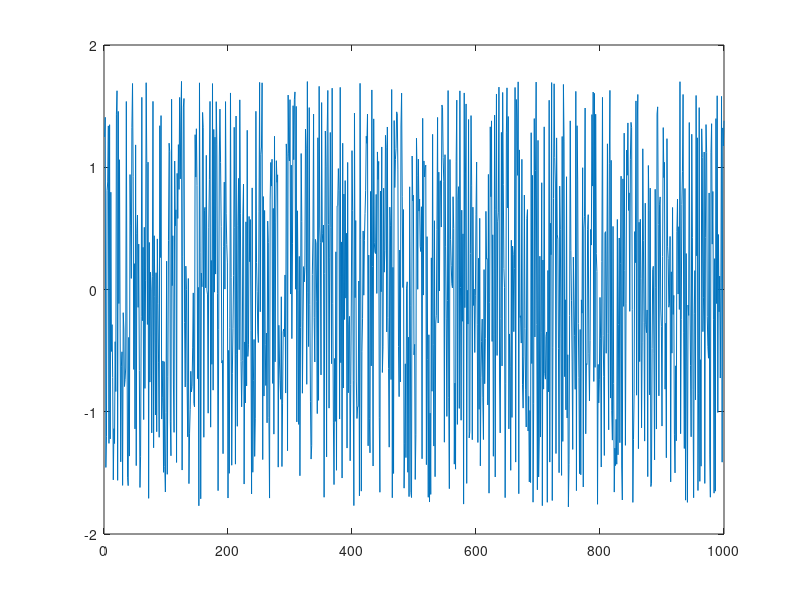
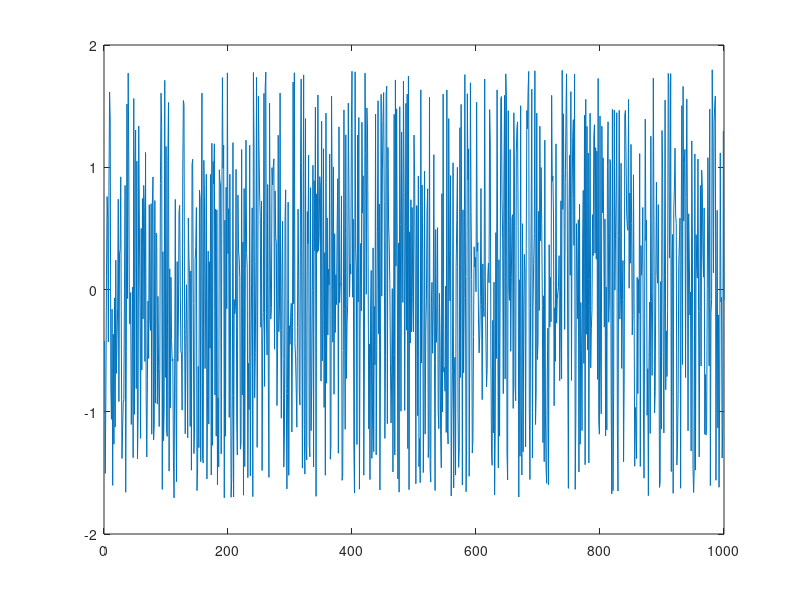
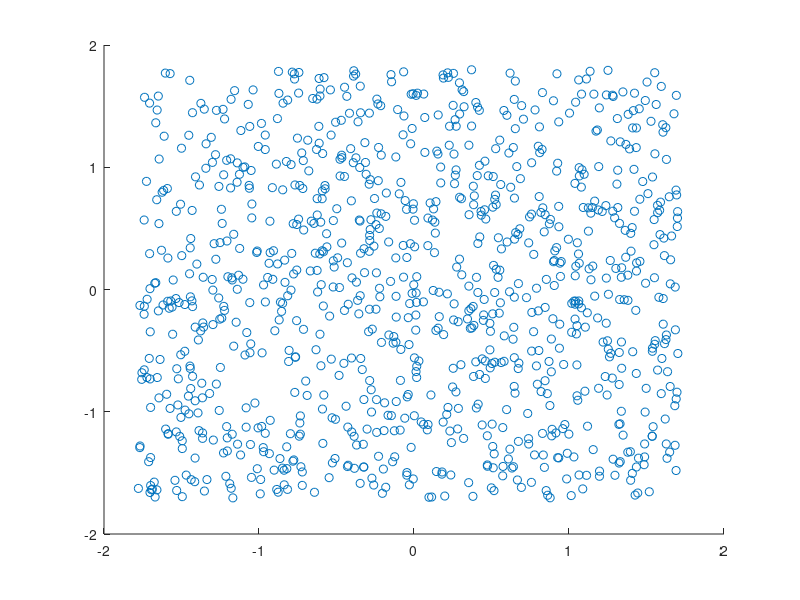
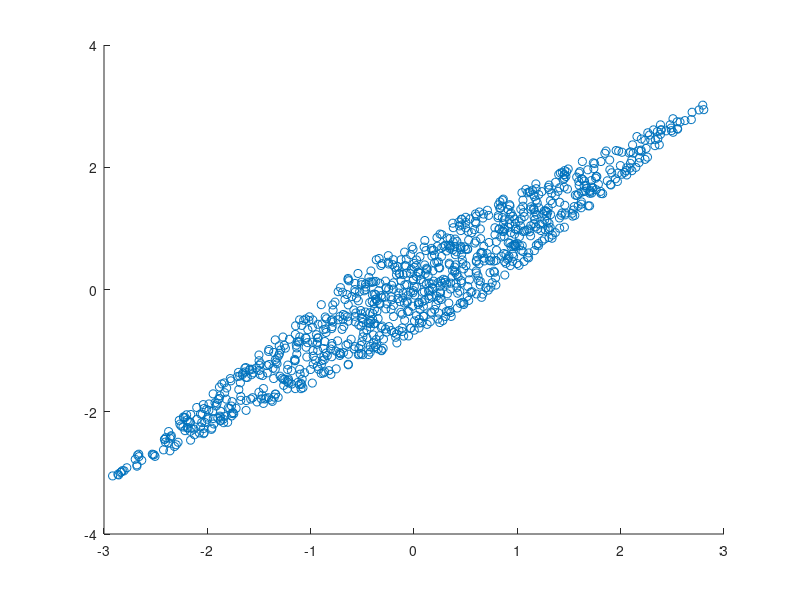

These charts were generated, in order, by the following MATLAB code: (Note: this script raises an error after producing the figures.)
%%%%%%%%%%%%%%%%%%%%%%%%%%%%%%%%%%%%%%%%%%%%%%%%%%%%%%%
%% Source separation
%%%%%%%%%%%%%%%%%%%%%%%%%%%%%%%%%%%%%%%%%%%%%%%%%%%%%%%


%% I. Generation of an artificial mix of two artificial sources

%% Question 1
% 'Generate two random signals'

% use of the generator kernel random 'seed'
rand('seed', 1);

sig1 = rand(1,1000);
sig2 = rand(1,1000);


%% Question 2
% 'Process the signals to center and reduce the random signals (unitarian power)' 

sig1_c = (sig1 - mean(sig1)) ;
sig1_cr = sig1_c / sqrt(mean(sig1_c .* sig1_c ));
sig2_c = (sig2 - mean(sig2)) ;
sig2_cr = sig2_c / sqrt(mean(sig2_c .* sig2_c ));

x = 1:1000;
figure(1)
plot(x,sig1_cr) 
figure(2)
plot(x,sig2_cr) 


%% Question 3
% 'Display the correlation coefficient between the two sources and
% interprate'

corr_s = corrcoef(sig1_cr,sig2_cr);
% the correlation coefficient is the value out of the diagonal matrix
% corr_s.
% The coefficient is very low (0.0115) : it means that the two random
% signals are not correlated

% reminder: corr = (esp_12-esp_1*esp_2)/standev1/standev2;


%% Question 4
% 'Analyse s1 and s2 independance according to the bidimensional cloud of
% points of the signals'

figure(3)
title('bidimensional cloud of points')
xlabel('s1(t)')
ylabel('s2(t)')
scatter(sig1_cr, sig2_cr)

% The plot shows that s2 (respectively s1) is free to be defined if s1
% (respectively s2) has already been set.
% Signals are thus independant (so, not correlated)


%% Question 5
% 'Mix the signals with the matrix A=[1, 0.7; 0.8, 1] to get the observation vector X=[x1(t); x2(t)] 

A = [1, 0.7; 0.8, 1];
S = [sig1_cr; sig2_cr];
X = A * S;


%% Question 6
% 'Analyse x1 and x2 independance according to the bidimensional cloud of
% points of the signals'

corr_x = corrcoef(X(1,:) , X(2,:));
% The coefficient is very high (0.9605) : it means that the two random
% signals are correlated

figure(4)
scatter(X(1,:), X(2,:));

% The plot shows that x2 (respectively x1) is not free to be defined if x1
% (respectively x2) has already been set (if x1 is set to 0.5, x2 can only
% belong to the interval [0.4,1.1]. This restriction is a testimony of
% non-independance
% Signals are thus not independant


%% II. Bleaching

%% Question 1
% 'Compute the bleaching matrix in using the covariance matrix of X

C = cov(X');
[V,D] = eig(C);

% M = D^(-1/2)*V'
SQ_D = [1/sqrt(D(1,1)), 0; 0, 1/sqrt(D(2,2))];
M = SQ_D*V'; % because V is already an orthogonal matrix
Z = M*X;


%% Question 2
% 'Analyse z1 and z2 independance and correlation according to the bidimensional cloud of
% points of the signals'

corr_z = corrcoef(Z(1,:), Z(2,:));
% The coefficient is near 0 (10^-15) : it means that the two random
% signals are not correlated

figure(5)
scatter(Z(1,:), Z(2,:));
% The plot shows that z2 (respectively z1) is not free to be defined if z1
% (respectively z2) has already been set (if s1 is set to 0.5, z2 can only
% belong to the interval [-1.8,1.9]. This restriction is a testimony of
% non-independance
% Signals are thus not independant


%% III. Sources estimation

%% Question 1
% 'Reminds the rule in order to update w in the fulcrum algorithm'

% There are two steps in this algorithm: 
% 1) update of w: w = E{z(w'z)^3}-3w.||w||^2
% 2) normalization of w: w = w/||w||
% If w is not normalized at each step, it can impeach the algorithm to
% converge; it is compulsory to compare "same-normed objects" to judge the convergence 


%% Question 2
% 'write an iterative algorithm which optimisez w with the updating pattern
% of the question 1'

rand('seed', 2);
z1 = Z(1,:);
z2 = Z(2,:);
p=1;
n = 50;

% criteria of convergence
epsilon = 0.000001;

stock_w1 = zeros(2,n);
stock_y1 = zeros(n,1000);
stock_kurt_y1 = zeros(1,n);

w1_init = randn(2,1);

% initialization of the two first w before launching the while structure
w1 = w1_init;
w1_next = mean(Z.*(w1'*Z).^3,2) - 3*w1;
w1_next = w1_next/sqrt(w1_next'*w1_next);
y1 = w1'*Z;
y1_next = w1_next'*Z;
kurt_y1 = kurtosis(y1);
kurt_y1_next = kurtosis(y1_next);

% initialization of the the stocking matrices
stock_w1(:,1:2) = [w1, w1_next];
stock_y1(1:2,:) = [y1; y1_next];
stock_kurt_y1(1,1:2) = [kurt_y1, kurt_y1_next];

while abs(stock_kurt_y1(p+1) - stock_kurt_y1(p)) > epsilon

    p = p+1;
    w1 = stock_w1(:,p);
    w1_next = mean(Z.*(w1'*Z).^3,2) - 3*w1;
    w1_next = w1_next/sqrt(w1_next'*w1_next);
    y1_next = w1_next'*Z;
    kurt_y1_next = kurtosis(y1_next);
    
    stock_w1(:,p+1) = w1_next;
    stock_y1(p+1,:) = y1_next;
    stock_kurt_y1(p+1) = kurt_y1_next;
    
end

p=p+1;

%% Question 3
% 'Plot w1 components and kurt_y1'

figure(6)
plot(1:n,stock_w1(1,:),1:n,stock_w1(2,:))

figure(7)
plot(1:n,stock_kurt_y1)

% The convergence is considered as correct for epsilon = 10^-6 from 8
% iterations (all the variables are 0 afterwards)


%% Question 4
% 'Plot and compare y1 with s1 and s2'

y1 = stock_y1(p,:);

% Because of the indeterminations of permutations and signs, we plot here 4
% variables to emphasize the corresponding sources and estimations
figure(8)
plot(1:1000,y1-sig1_cr)
figure(9);
plot(1:1000,y1-sig2_cr)

figure(10);
plot(1:1000,y1+sig1_cr)
figure(11);
plot(1:1000,y1+sig2_cr)

% The plots are difficult to interpret but the extrema of y1+s2
% is substantially lower than those of s1 and s2. It means that y1
% is a pretty good estimator for -s2


%% Question 5
% 'Why w1 and w2 are orthonormal?'

% y1 and y2 are supposed to be independant; it means that E((y1;y2).(y1;y2)') is
% supposed to be equalled to Identity (or at least diagonal).
% thus, E(y1.y2) = 0. So, y1 and y2 are orthogonal.
% Also, z!=0. So if y1 and y2 are orthogonal, w1 and w2 are so too.
% And it is obvious that norms of w1 and w2 are 1 by the building rule of
% the algorithm.
% Finally, w1 and w2 are orthonormal.


%% Question 6
% 'Show that w1 and w2 are orthonormal'

% We have easily w1'*w2 = 0 and w1'*w1 = w2'*w2 = 1.


%% Question 7
% 'Infer y2 and compare y2 with s1 and s2'

alpha = atan(-stock_w1(1,p)/stock_w1(2,p));
w2 = [cos(alpha); sin(alpha)];
y2 = w2'*Z;

figure(12)
plot(1:1000,y2-sig1_cr)
figure(13);
plot(1:1000,y2-sig2_cr)

figure(14);
plot(1:1000,y2+sig1_cr)
figure(15);
plot(1:1000,y2+sig2_cr)

% y2 is very similar with -sig1_cr. It means that the separation seems
% accurate.
% Finally: y1 stands for estimator of -s2 and y2 for estimator of -s1


%% Question 8
% 'Analyse y1 and y2 independance and correlation according to the bidimensional cloud of
% points of the signals'

corr_y = corrcoef(y1,y2);
figure(10)
scatter(y1,y2);
% The signals y1 and y2 are effectively independant. It is what we wished.


%% IV. Measures of performance of the algorithms

%% Question 1
% 'Reminds scale factors and permutation indeterminations'

% Scale factors and permutation indeterminations are mainly dependent on constraints
% imposed to signal sources, the mixing nature and the algorithm
% implemented
% To fix scalefactors, standart solutions are :
% _ to adjust signal magnitudes in order to have output signals with a
% power of 1.
% _ to restore output magnitudes same as sources magnitudes
% Finally, only indeterminations of permutations and signs remains. 
% In the case of two sources, this constraint is not too difficult to
% manage.


%% Question 2
% 'Compute the RSI criteria to analyze the success of the algorithm'  

figure(11)
scatter(y1 ,-sig2_cr);

figure(12)
scatter(y2 , -sig1_cr);

rsi = 5*log10(mean(sig1_cr.^2,2)/mean((sig1_cr+y2).^2,2)) + 5*log10(mean(sig2_cr.^2,2)/mean((sig2_cr+y1).^2,2));

% RSI = 39.71


%% V. Test avec d'autres signaux

%% Question 1: 
% 'Sounds separation'

son1 = double(audioread('audio_mix1.wav'))';
son2 = double(audioread('audio_mix2.wav'))';

% Centered and reduced signals
son1_c = (son1-mean(son1));
son2_c = (son2-mean(son2));
son1_cr = son1_c / sqrt(mean(son1_c.^2));
son2_cr = son2_c / sqrt(mean(son2_c.^2));

X = [son1_cr; son2_cr];

% Bleaching
C = cov(X');
[V,D] = eig(C);
SQ_D = [1/sqrt(D(1,1)), 0; 0, 1/sqrt(D(2,2))];
M = SQ_D*V'; % because V is already an orthogonal matrix
Z = M*X;

% FastICA algorithm implementation
epsilon = 0.000001;
p=1;

stock_w1 = zeros(2,n);
stock_y1 = zeros(n,44100);
stock_kurt_y1 = zeros(1,n);

w1_init = randn(2,1);

w1 = w1_init;
w1_next = mean(Z.*(w1'*Z).^3,2) - 3*w1;
w1_next = w1_next/sqrt(w1_next'*w1_next);
y1 = w1'*Z;
y1_next = w1_next'*Z;
kurt_y1 = kurtosis(y1);
kurt_y1_next = kurtosis(y1_next);

stock_w1(:,1:2) = [w1, w1_next];
stock_y1(1:2,:) = [y1; y1_next];
stock_kurt_y1(1,1:2) = [kurt_y1, kurt_y1_next];

while abs(stock_kurt_y1(p+1) - stock_kurt_y1(p)) > epsilon

    p = p+1;
    w1 = stock_w1(:,p);
    w1_next = mean(Z.*(w1'*Z).^3,2) - 3*w1;
    w1_next = w1_next/sqrt(w1_next'*w1_next);
    y1_next = w1_next'*Z;
    kurt_y1_next = kurtosis(y1_next);
    
    stock_w1(:,p+1) = w1_next;
    stock_y1(p+1,:) = y1_next;
    stock_kurt_y1(p+1) = kurt_y1_next;
    
end

p=p+1;

% plots of the sounds 1 and 2
x = 1:44100;
figure(20)
plot(x,son1_cr) 
figure(21)
plot(x,son2_cr-son1_cr) 

figure(22)
scatter(Z(1,:), Z(2,:));

% w1 components and kurt_y1
figure(1)
plot(1:n,stock_w1(1,:),1:n,stock_w1(2,:))

figure(2)
plot(1:n,stock_kurt_y1)

% Because of the indeterminations of permutations and signs, we plot here 4
% variables to emphasize the corresponding sources and estimations 
y1 = stock_y1(p,:);

figure(3)
plot(1:44100,y1-son1_cr)
figure(4);
plot(1:44100,y1-son2_cr)

figure(5);
plot(1:44100,y1+son1_cr)
figure(6);
plot(1:44100,y1+son2_cr)

% same process for y2
alpha = atan(-stock_w1(1,p)/stock_w1(2,p));
w2 = [cos(alpha); sin(alpha)];
y2 = w2'*Z;

figure(7)
plot(1:44100,y2-son1_cr)
figure(13);
plot(1:44100,y2-son2_cr)

figure(8);
plot(1:44100,y2+son1_cr)
figure(9);
plot(1:44100,y2+son2_cr)

% cloud points and RSI computation
figure(9)
scatter(y1 ,son1_cr);

figure(10)
scatter(y2 , -son2_cr);

rsi = 5*log10(mean(son1_cr.^2,2)/mean((son1_cr-y1).^2,2)) + 5*log10(mean(son2_cr.^2,2)/mean((son2_cr+y2).^2,2));

% listen the solutions
sound(son1_cr)
pause(8)
sound(son2_cr)
pause(8)
sound(y1)
pause(8)
sound(y2)


%% Question 2: 
% 'Images separation'


im1 = double(imread('image_mix1.bmp'));
im2 = double(imread('image_mix2.bmp'));

im1_flat=reshape(im1,[1,1092*772]);
im2_flat=reshape(im2,[1,1092*772]);

%Centrage/Normalisation
im1_c = (im1_flat - mean(im1_flat)) ;
im1_cr = im1_c / sqrt(mean(im1_c.^2));
im2_c = (im2_flat - mean(im2_flat)) ;
im2_cr = im2_c / sqrt(mean(im2_c.^2));

X = [im1_cr; im2_cr];

% Bleaching
C = cov(X');
[V,D] = eig(C);
SQ_D = [1/sqrt(D(1,1)), 0; 0, 1/sqrt(D(2,2))];
M = SQ_D*V'; % because V is already an orthogonal matrix
Z = M*X;

epsilon = 0.000001;
p=1;

stock_w1 = zeros(2,n);
stock_y1 = zeros(n,843024);
stock_kurt_y1 = zeros(1,n);

w1_init = randn(2,1);

w1 = w1_init;
w1_next = mean(Z.*(w1'*Z).^3,2) - 3*w1;
w1_next = w1_next/sqrt(w1_next'*w1_next);
y1 = w1'*Z;
y1_next = w1_next'*Z;
kurt_y1 = kurtosis(y1);
kurt_y1_next = kurtosis(y1_next);

stock_w1(:,1:2) = [w1, w1_next];
stock_y1(1:2,:) = [y1; y1_next];
stock_kurt_y1(1,1:2) = [kurt_y1, kurt_y1_next];

while abs(stock_kurt_y1(p+1) - stock_kurt_y1(p)) > epsilon

    p = p+1;
    w1 = stock_w1(:,p);
    w1_next = mean(Z.*(w1'*Z).^3,2) - 3*w1;
    w1_next = w1_next/sqrt(w1_next'*w1_next);
    y1_next = w1_next'*Z;
    kurt_y1_next = kurtosis(y1_next);
    
    stock_w1(:,p+1) = w1_next;
    stock_y1(p+1,:) = y1_next;
    stock_kurt_y1(p+1) = kurt_y1_next;
    
end

p=p+1;

% plots of the sounds 1 and 2
x = 1:843024;
figure(20)
plot(x,im1_cr) 
figure(21)
plot(x,im2_cr-im1_cr) 

figure(22)
scatter(Z(1,:), Z(2,:));

% w1 components and kurt_y1
figure(1)
plot(1:n,stock_w1(1,:),1:n,stock_w1(2,:))

figure(2)
plot(1:n,stock_kurt_y1)

% Because of the indeterminations of permutations and signs, we plot here 4
% variables to emphasize the corresponding sources and estimations 
y1 = stock_y1(p,:);

figure(3)
plot(x,y1-im1_cr)
figure(4);
plot(x,y1-im2_cr) % good one to choose: y1 estimates im2_cr

figure(5);
plot(x,y1+im1_cr)
figure(6);
plot(x,y1+im2_cr)

% same process for y2
alpha = atan(-stock_w1(1,p)/stock_w1(2,p));
w2 = [cos(alpha); sin(alpha)];
y2 = w2'*Z;

figure(7)
plot(x,y2-im1_cr)
figure(13);
plot(x,y2-im2_cr) 

figure(8);
plot(x,y2+im1_cr) %% good one: y2 estimates -im1_cr
figure(9);
plot(x,y2+im2_cr)

% cloud points and RSI computation
figure(9)
scatter(y1 ,im2_cr);

figure(10)
scatter(y2 , -im1_cr);

rsi = 5*log10(mean(son1_cr.^2,2)/mean((im2_cr-y1).^2,2)) + 5*log10(mean(son2_cr.^2,2)/mean((im1_cr+y2).^2,2));

% plot the mixed images
image1 = imread('image_mix1.bmp');
image2 = imread('image_mix2.bmp');
figure;
imshow(image1);
figure;
imshow(image2);

% plot the estimations of the original images
im1_fin=reshape(-y2,[1092,772]);
im2_fin=reshape(y1,[1092,772]);
figure(13)
imshow(im1_fin*255)
figure(14)
imshow(im2_fin*255)


%% Question 3: 
% 'Artificial gaussian sources separation'

rand('seed', 1);

sig1 = randn(1,1000);
sig2 = randn(1,1000);

sig1_c = (sig1 - mean(sig1)) ;
sig1_cr = sig1_c / sqrt(mean(sig1_c .* sig1_c ));
sig2_c = (sig2 - mean(sig2)) ;
sig2_cr = sig2_c / sqrt(mean(sig2_c .* sig2_c ));

A = [1, 0.7; 0.8, 1];
S = [sig1_cr; sig2_cr];
X = A * S;

C = cov(X');
[V,D] = eig(C);
SQ_D = [1/sqrt(D(1,1)), 0; 0, 1/sqrt(D(2,2))];
M = SQ_D*V'; % because V is already an orthogonal matrix
Z = M*X;

rand('seed', 2);
z1 = Z(1,:);
z2 = Z(2,:);
p=1;
n = 50;

% criteria of convergence
epsilon = 0.000001;

stock_w1 = zeros(2,n);
stock_y1 = zeros(n,1000);
stock_kurt_y1 = zeros(1,n);

w1_init = randn(2,1);

% initialization of the two first w before launching the while structure
w1 = w1_init;
w1_next = mean(Z.*(w1'*Z).^3,2) - 3*w1;
w1_next = w1_next/sqrt(w1_next'*w1_next);
y1 = w1'*Z;
y1_next = w1_next'*Z;
kurt_y1 = kurtosis(y1);
kurt_y1_next = kurtosis(y1_next);

% initialization of the the stocking matrices
stock_w1(:,1:2) = [w1, w1_next];
stock_y1(1:2,:) = [y1; y1_next];
stock_kurt_y1(1,1:2) = [kurt_y1, kurt_y1_next];

while abs(stock_kurt_y1(p+1) - stock_kurt_y1(p)) > epsilon

    p = p+1;
    w1 = stock_w1(:,p);
    w1_next = mean(Z.*(w1'*Z).^3,2) - 3*w1;
    w1_next = w1_next/sqrt(w1_next'*w1_next);
    y1_next = w1_next'*Z;
    kurt_y1_next = kurtosis(y1_next);
    
    stock_w1(:,p+1) = w1_next;
    stock_y1(p+1,:) = y1_next;
    stock_kurt_y1(p+1) = kurt_y1_next;
    
end

p=p+1;

figure(6)
plot(1:n,stock_w1(1,:),1:n,stock_w1(2,:))

figure(7)
plot(1:n,stock_kurt_y1)

y1 = stock_y1(p,:);

% Because of the indeterminations of permutations and signs, we plot here 4
% variables to emphasize the corresponding sources and estimations
figure(8)
plot(1:1000,y1-sig1_cr)
figure(9);
plot(1:1000,y1-sig2_cr)

figure(10);
plot(1:1000,y1+sig1_cr)
figure(11);
plot(1:1000,y1+sig2_cr) % the good one: y1 estimates -sig2_cr

alpha = atan(-stock_w1(1,p)/stock_w1(2,p));
w2 = [cos(alpha); sin(alpha)];
y2 = w2'*Z;

figure(12)
plot(1:1000,y2-sig1_cr)
figure(13);
plot(1:1000,y2-sig2_cr)

figure(14);
plot(1:1000,y2+sig1_cr) % the good one: y2 estimates -sig1_cr
figure(15);
plot(1:1000,y2+sig2_cr)

figure(15)
scatter(y1 ,-sig2_cr);

figure(16)
scatter(y2 , -sig1_cr);

rsi = 5*log10(mean(sig1_cr.^2,2)/mean((sig1_cr+y2).^2,2)) + 5*log10(mean(sig2_cr.^2,2)/mean((sig2_cr+y1).^2,2));


% RSI = 3.43

% The algorithm is really less effective than in the original situation
% because of gaussian sources signal generation. Indeed, the SAS algorithms
% are actually designed for independant, identicly distributed and
% non-gaussian signals. So, it seems clear that new algorithms have to be developped to process gaussian signals. 
% To process gaussian sources, specific algorithms consist in supressing
% some of basic hypothesis.


%% VI. Separation of further dimensionned sources signals (N sources, N mixes) 






